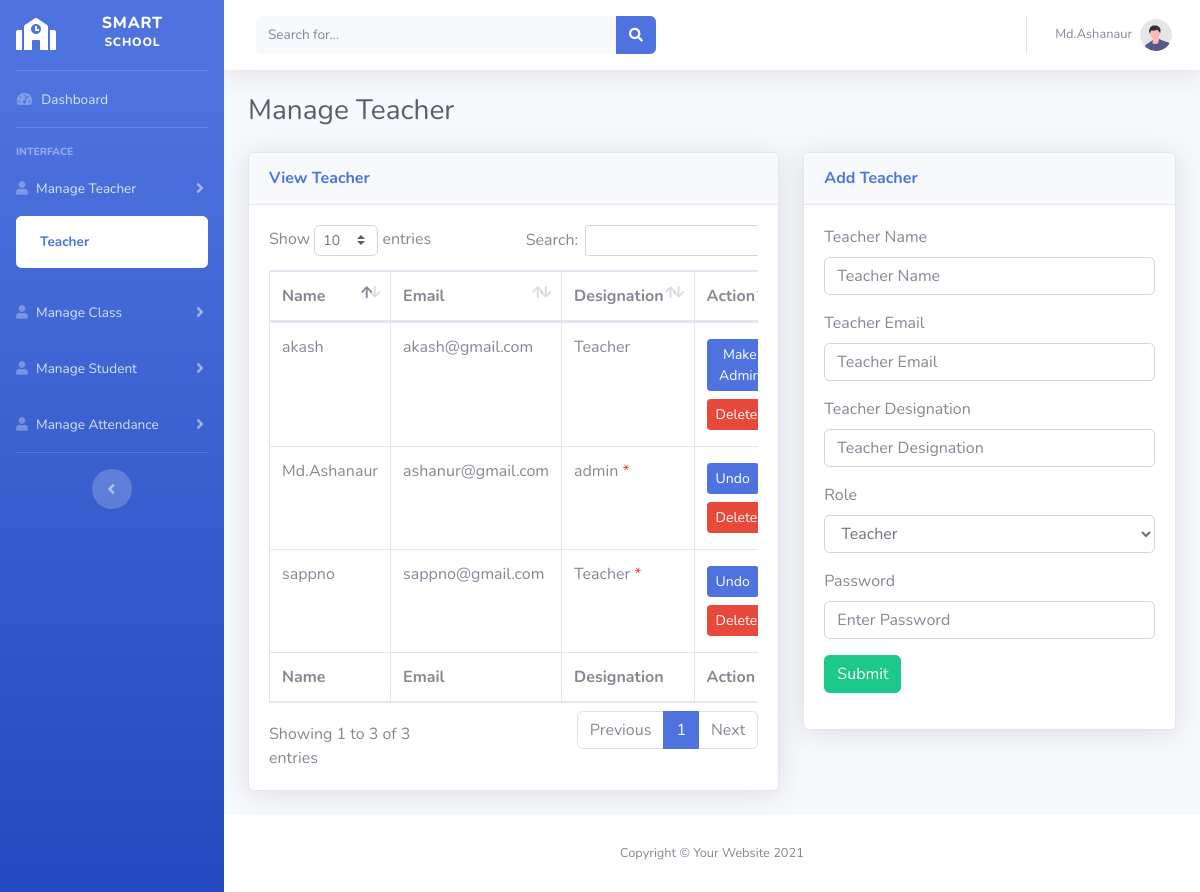
The app's page /view-teacher.php (signed in) with its own data.
### tables this page shows
CREATE TABLE `teacher` (
  `t_id` int(11) NOT NULL,
  `t_name` varchar(255) NOT NULL,
  `t_email` varchar(255) NOT NULL,
  `t_designation` varchar(255) NOT NULL,
  `password` varchar(255) NOT NULL,
  `role` int(11) NOT NULL DEFAULT 0,
  `created_at` datetime NOT NULL DEFAULT current_timestamp()
);

### main.php (called while the page is built, shortened)
<?php
    class Main{
        protected $host = "localhost";
        protected $user = "root";
        protected $pass = "";
        protected $db = "attendance";
        protected $con;
        public function __construct(){
            if(!isset($this->con)){
                $this->con = new mysqli($this->host,$this->user,$this->pass,$this->db);
            }
            return $this->con;
        }
        public function viewTeacher(){
            $this->sql = "SELECT * FROM `teacher`";
            $this->result = $this->con->query($this->sql);
            if($this->result == true){
                return $this->result;
            }else{
                return false;
            }
        }
    }
?>

### view-teacher.php (the view, shortened to what this page needs)
<?php
    include("header.php");
    include "main.php";
    $obj = new Main();
    $data = $obj->viewTeacher();
?>
<div class="container-fluid">
    <h1 class="h3 mb-4 text-gray-800">Manage Teacher</h1>
    <div class="row">
        <div class="col-md-7">
            <div class="card shadow mb-4">
                <div class="card-header py-3">
                    <h6 class="m-0 font-weight-bold text-primary">View Teacher</h6>
                </div>
                <div class="card-body">
                    <div class="table-responsive">
                        <table class="table table-bordered" id="dataTable" width="100%" cellspacing="0">
                            <thead>
                                <tr>
                                    <th>Name</th>
                                    <th>Email</th>
                                    <th>Designation</th>
                                    <th>Action</th>
                                </tr>
                            </thead>
                            <tfoot>
                                <tr>
                                    <th>Name</th>
                                    <th>Email</th>
                                    <th>Designation</th>
                                    <th>Action</th>
                                </tr>
                            </tfoot>
                            <tbody>
                                <?php
                                    if($data->num_rows > 0){
                                        while($row = $data->fetch_object()){
                                            ?>
                                            <tr>
                                                <td><?php echo $row->t_name ?></td>
                                                <td><?php echo $row->t_email ?></td>
                                                <td>
                                                    <?php echo $row->t_designation ?>
                                                    <?php
                                                        if($row->role == 1){
                                                            ?>
                                                            <span class="text-danger">*</span>
                                                            <?php
                                                        }
                                                    ?>
                                                </td>
                                                <td>
                                                    <?php
                                                        if($row->role == 1){
                                                            ?>
                                                                <a onclick="javascript: return confirm('Are You Sure?');" href="make-admin.php?id=<?php echo $row->t_id;?>&role=<?php echo $row->role;?>" class="btn btn-sm btn-primary my-1">Undo</a>
                                                            <?php
                                                        }else{
                                                            ?>
                                                                <a onclick="javascript: return confirm('Are You Sure?');" href="make-admin.php?id=<?php echo $row->t_id;?>&role=<?php echo $row->role;?>" class="btn btn-sm btn-primary my-1">Make Admin</a>
                                                            <?php
                                                        }
                                                    ?>
                                                    <a onclick="javascript: return confirm('Are You Sure You Want To Delete This Data?');" href="teacher-delete.php?id=<?php echo $row->t_id;?>" class="btn btn-sm btn-danger my-1">Delete</a>
                                                </td>
                                            </tr>
                                            <?php
                                        }
                                    }
                                ?>
                            </tbody>
                        </table>
                    </div>
                </div>
            </div>
        </div>
        <div class="col-md-5">
        <div class="card shadow mb-4">
                <div class="card-header py-3">
                    <h6 class="m-0 font-weight-bold text-primary">Add Teacher</h6>
                </div>
                <div class="card-body">
                    <form action="add-teacher.php" autocomplete="off" method="post">
                        <div class="form-group">
                            <label for="name">Teacher Name</label>
                            <input type="text" name="name" class="form-control" placeholder="Teacher Name" />
                        </div>
                        <div class="form-group">
                            <label for="name">Teacher Email</label>
                            <input type="text" autocomplete="false" name="email" class="form-control" placeholder="Teacher Email" />
                        </div>
                        <div class="form-group">
                            <label for="">Teacher Designation</label>
                            <input type="text" name="designation" class="form-control" placeholder="Teacher Designation" />
                        </div>
                        <div class="form-group">
                            <label for="name">Role</label>
                            <select name="role" class="form-control" id="">
                                <option value="0" selected>Teacher</option>
                            </select>
                        </div>
                        <div class="form-group">
                            <label for="name">Password</label>
                            <input type="password" autocomplete="false" name="password" class="form-control" placeholder="Enter Password" />
                        </div>
                        <div class="form-group">
                            <input type="submit" name="submit" class="btn btn-success"  />
                        </div>
                    </form>
                </div>
            </div>
        </div>
    </div>
</div>
<?php
    include("footer.php");
?>

### records on screen
teacher: t_name "Md.Ashanaur", t_email "ashanur@gmail.com", t_designation "admin"
teacher: t_name "akash", t_email "akash@gmail.com", t_designation "Teacher"
teacher: t_name "sappno", t_email "sappno@gmail.com", t_designation "Teacher"

### other values on screen
$_SESSION['user_name'] "Md.Ashanaur"
